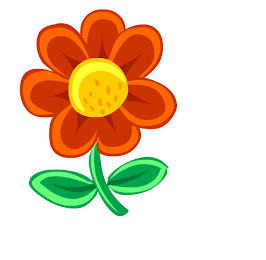
#> input picture Segmentation/fleur.png, 266 x 260 px
$ jupyter execute --allow-errors 'clustering .ipynb'   (shell and % lines are left out)   (older library calls are emulated)
#> lines starting #> are read from the running program, lines starting #| are printed output that depends on the picture
#  <center style="color:#4287f5" > Compte Rendu TP : segmmentation  </center>

# <a style="color:#611842" >Sadok Mayssa    3DNI Groupe 2  $$2020-2021$$ </a>

# <p style="color:#e320c2" >Introduction: </p>
Le clustering est une méthode d'analyse statistique utilisée pour organiser des données brutes en silos homogènes.

A l'intérieur de chaque grappe, les données sont regroupées selon une caractéristique commune.

L'outil d'ordonnancement est un algorithme qui mesure la proximité entre chaque élément à partir de critères définis.
Exemple de cluster : kameans

[cell 1]
import numpy as np
import cv2
from sklearn.cluster import KMeans
from sklearn.cluster import MiniBatchKMeans
import skimage.io
import matplotlib.pyplot as plt
import matplotlib.image as mpimg

image = mpimg.imread('fleur.png')
#> image is the input picture: shape (260, 266, 4) float32; mean R, G, B, A 0.915, 0.832, 0.725, 1
imgplot = plt.imshow(image)
plt.show()

(h1, w1) = image.shape[:2]
#> h1 = 260; w1 = 266

image = cv2.cvtColor(image, cv2.COLOR_BGR2LAB)
#> image: shape (260, 266, 3) float32; mean of channels 0, 1, 2 84.6, 3.9, -13.1

image = image.reshape((image.shape[0] * image.shape[1], 3))

clt = KMeans(n_clusters = 5)

labels = clt.fit_predict(image)
quant = clt.cluster_centers_.astype("uint8")[labels]

#reshape the feature vectors to images
quant = quant.reshape((h1, w1, 3))
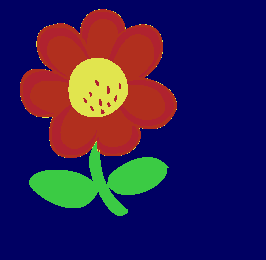
#> quant: shape (260, 266, 3); mean of channels 0, 1, 2 83.7, 30.7, 47.4; drawn as B, G, R
image  = image.reshape((h1, w1, 3))

# convert from L*a*b* to RGB
quant = cv2.cvtColor(quant, cv2.COLOR_LAB2BGR)
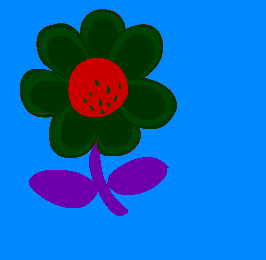
#> quant: shape (260, 266, 3); mean B, G, R 189.5, 106.5, 15.3
image  = cv2.cvtColor(image, cv2.COLOR_LAB2BGR)

cv2.imwrite('fleur5.png', quant)


cv2.imread('fleur.png')
cv2.waitKey(0)
cv2.destroyAllWindows()

# <p style="color:#028A93">Partie interactivité Kmeans :</p>

[cell 2]
def segm(k):
    image = cv2.imread('fleur.png')
    (h1, w1) = image.shape[:2]


    image = cv2.cvtColor(image, cv2.COLOR_BGR2LAB)


    image = image.reshape((image.shape[0] * image.shape[1], 3))


    clt = KMeans(n_clusters = k)


    labels = clt.fit_predict(image)
    quant = clt.cluster_centers_.astype("uint8")[labels]


#reshape the feature vectors to images
    quant = quant.reshape((h1, w1, 3))
    image = image.reshape((h1, w1, 3))


# convert from L*a*b* to RGB
    quant = cv2.cvtColor(quant, cv2.COLOR_LAB2BGR)
    image = cv2.cvtColor(image, cv2.COLOR_LAB2BGR)


    plt.figure(figsize=(5,3))
    cv2.imwrite('fleur.png', quant)
    return plt.imshow(image)
plt.show()
#> (the rest of this cell did not finish here and is left out)

# <p style="color:#028A93">Partie bruit d'image:</p>
A chaque étape de l'acquisition d'une scène, des perturbations (rayures, poussières, caméra, amplification, quantification) vont détériorer la "qualité" de l'image. Ces perturbations sont regroupées sous le nom de "bruit d'image".
quelques exemples :
<p>"gaussian", "localvar","poisson", "salt", "pepper","s&p", "speckle"</p>

[cell 3]
import skimage.io
import matplotlib.pyplot as plt
img_path="fleur.png"
img = skimage.io.imread(img_path)/255.0

def plotnoise(img, mode, r, c, i):
#> called with mode = 'gaussian', r = 4, c = 2, i = 1
    plt.subplot(r,c,i)
    if mode is not None:
        gimg = skimage.util.random_noise(img, mode=mode)
        plt.imshow(gimg)
    else:
        plt.imshow(img)
    plt.title(mode)
    plt.axis("off")

plt.figure(figsize=(18,24))
r=4
c=2
plotnoise(img, "gaussian", r,c,1)
plotnoise(img, "localvar", r,c,2)
#> call 2 of plotnoise, with mode = 'localvar', r = 4, c = 2, i = 2
#> in plotnoise (call 2), `gimg = skimage.util.random_noise(img, mode=mode)`:
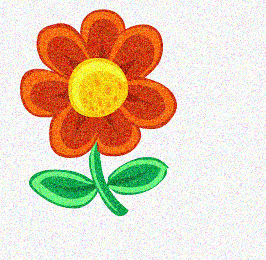
#> gimg: shape (260, 266, 4) float64; mean R, G, B, A 0.885, 0.803, 0.706, 0.96; transparent parts drawn white
plotnoise(img, "poisson", r,c,3)
#> call 3 of plotnoise, with mode = 'poisson', r = 4, c = 2, i = 3
#> in plotnoise (call 3), `gimg = skimage.util.random_noise(img, mode=mode)`:
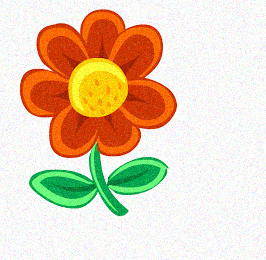
#> gimg: shape (260, 266, 4) float64; mean R, G, B, A 0.895, 0.814, 0.707, 0.975; transparent parts drawn white
plotnoise(img, "salt", r,c,4)
plotnoise(img, "pepper", r,c,5)
#> in plotnoise (call 5), `gimg = skimage.util.random_noise(img, mode=mode)`:
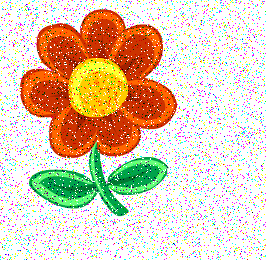
#> gimg: shape (260, 266, 4) float64; mean R, G, B, A 0.87, 0.79, 0.688, 0.95; transparent parts drawn white
plotnoise(img, "s&p", r,c,6)
#> in plotnoise (call 6), `gimg = skimage.util.random_noise(img, mode=mode)`:
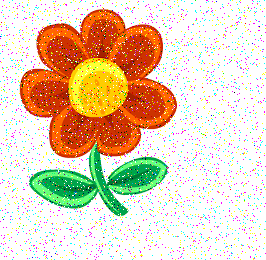
#> gimg: shape (260, 266, 4) float64; mean R, G, B, A 0.895, 0.815, 0.713, 0.976; transparent parts drawn white
plotnoise(img, "speckle", r,c,7)
#> in plotnoise (call 7), `gimg = skimage.util.random_noise(img, mode=mode)`:
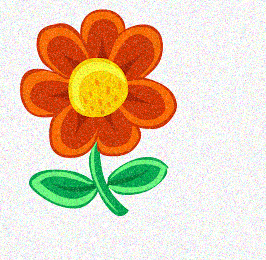
#> gimg: shape (260, 266, 4) float64; mean R, G, B, A 0.884, 0.803, 0.697, 0.96; transparent parts drawn white
plotnoise(img, None, r,c,8)
plt.show()

# <p style="color:#028A93">Partie bruitage et filtrage de l'image:</p>
dans cette on applique un type de bruit sur l'image fleur puis on applique le filtrage

[cell 4]
from skimage.restoration import denoise_tv_chambolle
import skimage.io
import matplotlib.pyplot as plt
# Apply total variation filter denoising
img_path="fleur.png"
img = skimage.io.imread(img_path)/255.0

def plotnoise(img, mode, r, c, i):
#> called with mode = 's&p', r = 4, c = 2, i = 3
    plt.subplot(r,c,i)
    if mode is not None:
        gimg = skimage.util.random_noise(img, mode=mode)
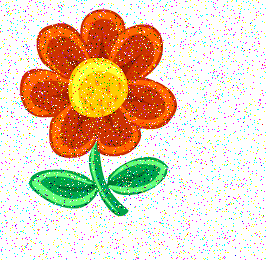
#> gimg: shape (260, 266, 4) float64; mean R, G, B, A 0.893, 0.816, 0.713, 0.975; transparent parts drawn white
        plt.imshow(gimg)
    else:
        plt.imshow(img)
    plt.title(mode)
    plt.axis("off")

plt.figure(figsize=(18,24))
r=4
c=2
plotnoise(img, "s&p", r,c,3)
plt.show()
denoised_image = denoise_tv_chambolle(img,weight=0.1,multichannel=True)
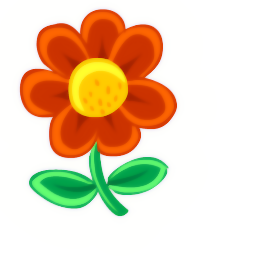
#> denoised_image: shape (260, 266, 4) float64; mean R, G, B, A 0.915, 0.832, 0.725, 1
# Show denoised image
#plt.imshow(img)
plt.imshow(denoised_image)

# <p style="color:#028A93">Partie interactivité  :</p>

[cell 5]
import skimage.io
import matplotlib.pyplot as plt
from ipywidgets import interact, interactive, fixed, interact_manual
import ipywidgets as widgets
img_path="fleur.png"
img = skimage.io.imread(img_path)/255.0


def plotnoise(mode):
    img_path="fleur.png"
    img = skimage.io.imread(img_path)/255.0
    #plt.subplot(r,c,i)
    if mode is not None:
        gimg = skimage.util.random_noise(img, mode=mode)
        plt.imshow(gimg)
    else:
        plt.imshow(img)
    plt.title(mode)
    plt.axis("off")


plt.figure(figsize=(18,24))
r=4
c=2
interact(plotnoise,mode=["gaussian","localvar","poisson", "salt","pepper","s&p","speckle"]);
#> the sliders are set to mode = gaussian
#> in plotnoise, `gimg = skimage.util.random_noise(img, mode=mode)`:
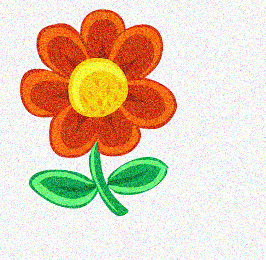
#> gimg: shape (260, 266, 4) float64; mean R, G, B, A 0.885, 0.804, 0.706, 0.96; transparent parts drawn white


plt.show()
